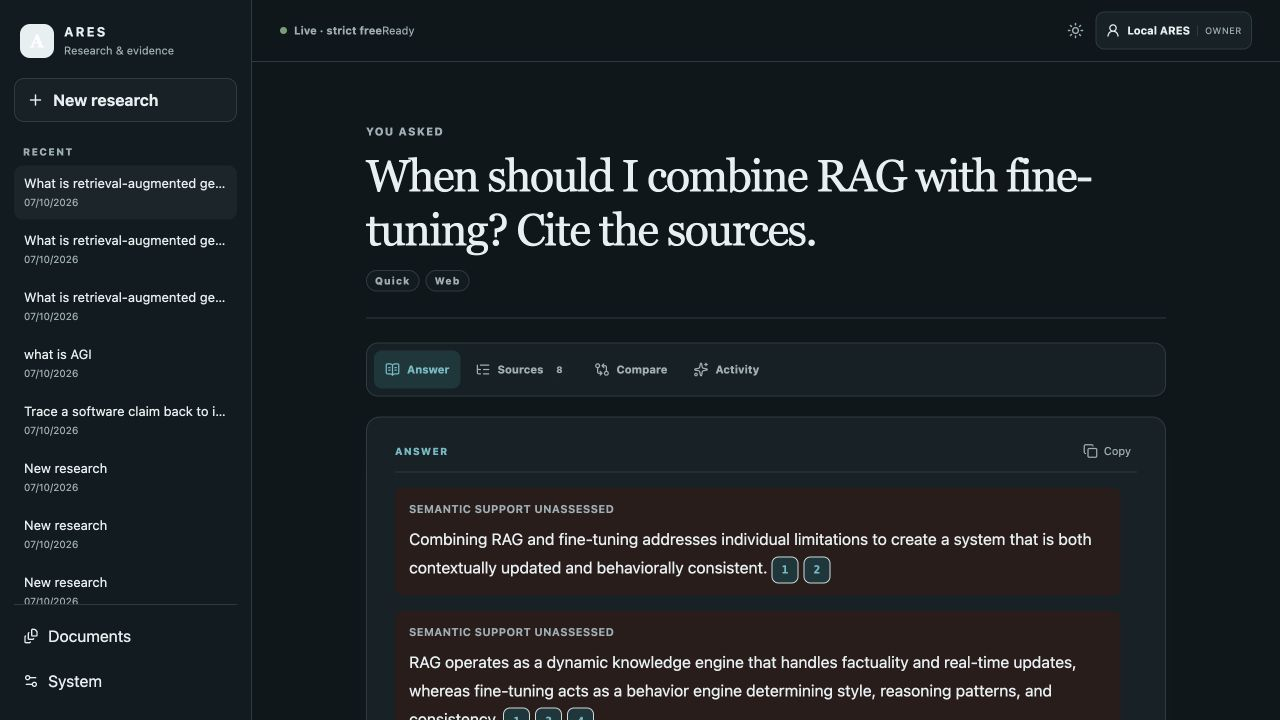
#> input picture evals/reports/live-e2e-2026-10-07/answer.jpg, 1280 x 720 px
$ python -i ocr_preprocessing.py   (imports and definitions only)
#> lines starting #> are read from the running program, lines starting #| are printed output that depends on the picture
#> further down, picture is the input picture: PIL image 1280x720 RGB; mean R, G, B 28.8, 34.2, 37.3
from __future__ import annotations

import io
import logging
from typing import Any

logger = logging.getLogger("ares.ocr_preprocessing")


# [11 lines left out: function _compute_projection_variance, not called in this run]


def detect_skew_angle(image: Any, max_angle: float = 15.0, step: float = 0.5) -> float:
    """Estimate page skew angle using horizontal projection profile variance.

    A properly aligned document has high variance across row projections
    because text lines create high peaks and whitespace creates deep troughs.
    """
#> called with max_angle = 15, step = 0.5
    try:
        from PIL import Image
    except ImportError:
        return 0.0

    # Downscale for performance during angle sweep
    img = image.convert("L")
    w, h = img.size
#> w = 1280; h = 720
    scale = min(1.0, 800.0 / max(w, h, 1))
#> scale = 0.625
    if scale < 1.0:
        new_w, new_h = max(1, int(w * scale)), max(1, int(h * scale))
#> new_w = 800; new_h = 450
        img = img.resize((new_w, new_h), Image.Resampling.BILINEAR)
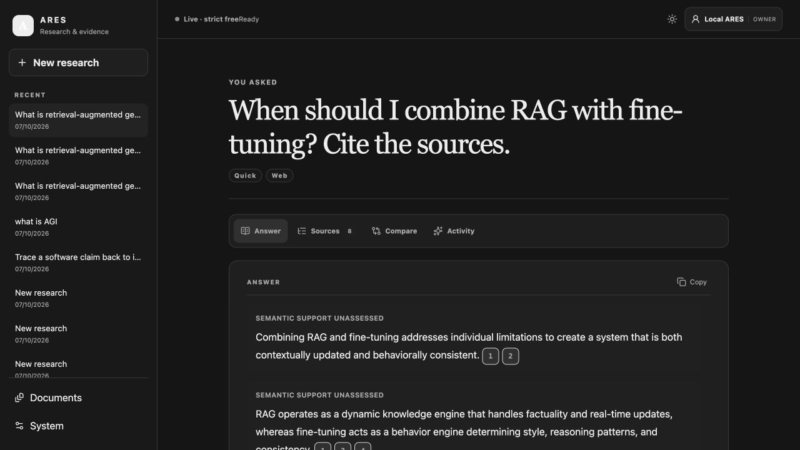
#> img: PIL image 800x450 L; min 17, max 254, mean 33

    # Simple Otsu-like thresholding to binary (text=1, background=0)
    # Most documents are dark text on light background
    get_pixels = getattr(img, "get_flattened_data", None) or img.getdata
    pixels = list(get_pixels())
#> pixels = 360000 items
    if not pixels:
        return 0.0
    threshold = sum(pixels) / len(pixels)
#> threshold = 33.03
    w, h = img.size
#> w = 800; h = 450

    best_angle = 0.0
    best_variance = -1.0

    num_steps = int((2 * max_angle) / step) + 1
    angles = [-max_angle + i * step for i in range(num_steps)]

    for angle in angles:
        # Rotate binarized representation or small image
        rotated = img.rotate(angle, resample=Image.Resampling.NEAREST, fillcolor=255)
        rot_get = getattr(rotated, "get_flattened_data", None) or rotated.getdata
        rot_pixels = list(rot_get())
        rw, rh = rotated.size
        # Row sums
        row_sums = [
            sum(1 for x in range(rw) if rot_pixels[y * rw + x] < threshold)
            for y in range(rh)
        ]
        n = len(row_sums)
        if n <= 1:
            continue
        mean = sum(row_sums) / n
        variance = sum((x - mean) ** 2 for x in row_sums) / (n - 1)

        if variance > best_variance:
            best_variance = variance
            best_angle = angle
#> this loop made 61 passes
#> (mean, variance, best_variance) on pass 1: (618.2, 16912.2, 16912.2)
#> (mean, variance) on passes 2 to 7: (620.7, 16411.4), (623.2, 15833.6), (625.8, 15304), (628.3, 14782.5), (630.8, 14318.9), (633.2, 13915.7)
#> pass 1, in detect_skew_angle, `rotated = img.rotate(angle, resample=Image.Resampling.NEAREST, fillcol..`:
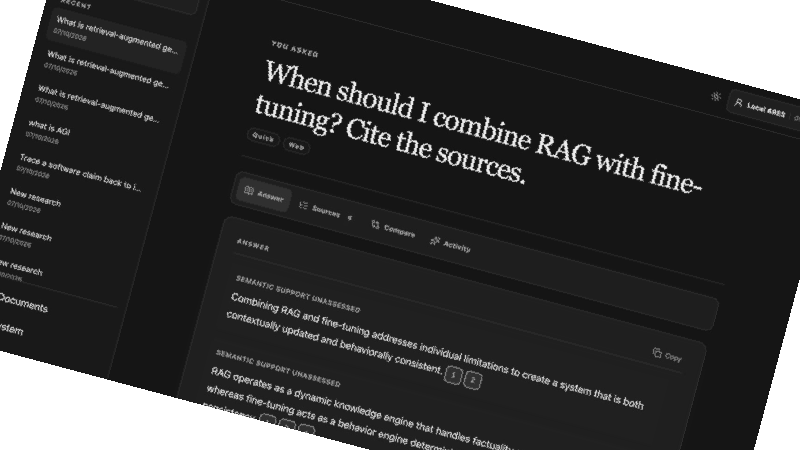
#> rotated: PIL image 800x450 L; min 17, max 255, mean 60.5
#> pass 2, in detect_skew_angle, `rotated = img.rotate(angle, resample=Image.Resampling.NEAREST, fillcol..`:
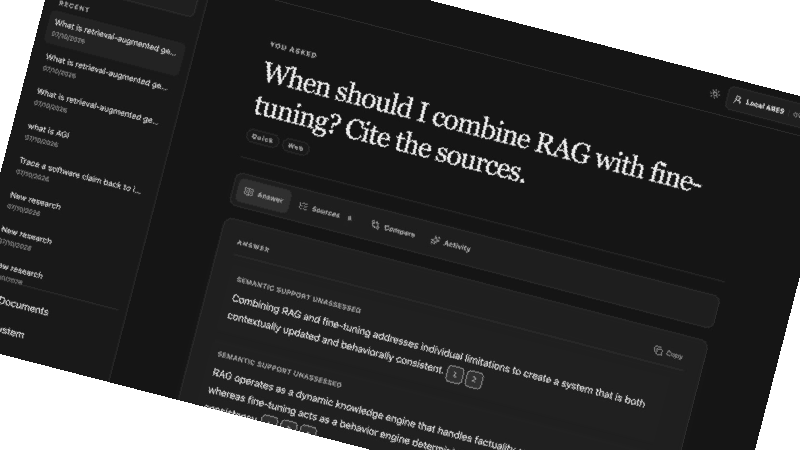
#> rotated: PIL image 800x450 L; min 17, max 255, mean 59.7
#> pass 3, in detect_skew_angle, `rotated = img.rotate(angle, resample=Image.Resampling.NEAREST, fillcol..`:
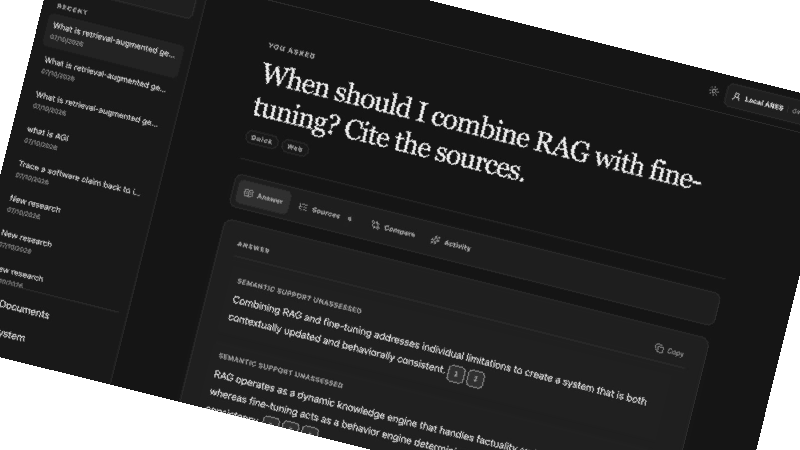
#> rotated: PIL image 800x450 L; min 17, max 255, mean 58.9
#> after the loop:
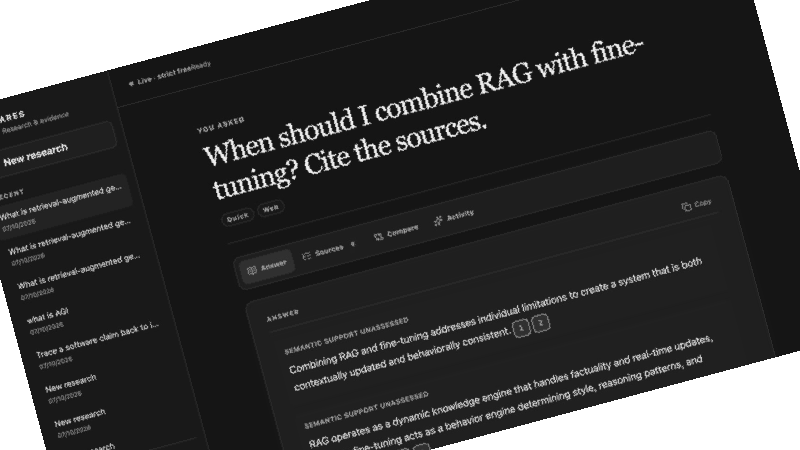
#> rotated: PIL image 800x450 L; min 17, max 255, mean 61
#> after the loop, best_angle = -15; best_variance = 16912.2

    return best_angle


# [64 lines left out: functions deskew_image, denoise_image, preprocess_ocr_image, not called in this run]

>>> from PIL import Image
>>> picture = Image.open('../../../../evals/reports/live-e2e-2026-10-07/answer.jpg')
>>> result = detect_skew_angle(picture)
#> result = -15

$ run again, on evals/reports/live-e2e-2026-10-07/chat-delete.jpg
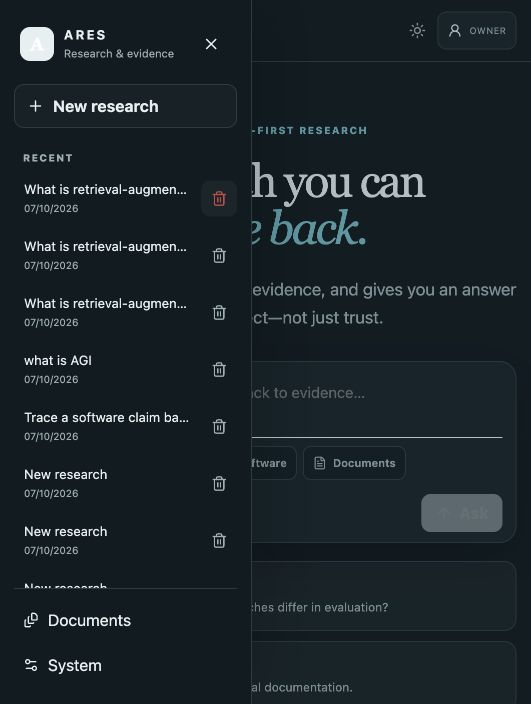
#> input picture evals/reports/live-e2e-2026-10-07/chat-delete.jpg, 531 x 704 px
#> picture is the input picture: PIL image 531x704 RGB; mean R, G, B 26.6, 36, 41.1
#> pixels = 373824 items
#> threshold = 33.83
#> the loop in detect_skew_angle, `for angle in angles:` made 61 passes
#> (mean, variance, best_variance) on pass 1: (423.9, 4386, 4386)
#> pass 1, in detect_skew_angle, `rotated = img.rotate(angle, resample=Image.Resampling.NEAREST, fillcol..`:
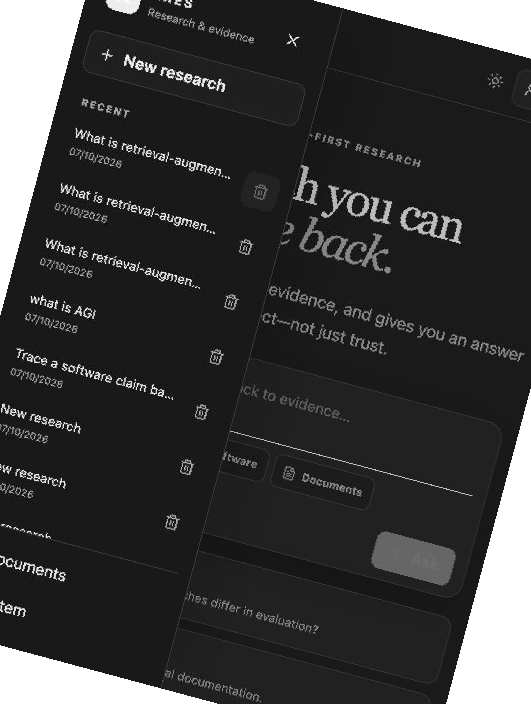
#> rotated: PIL image 531x704 L; min 1, max 255, mean 57.3
#> after the loop in detect_skew_angle, `for angle in angles:`:
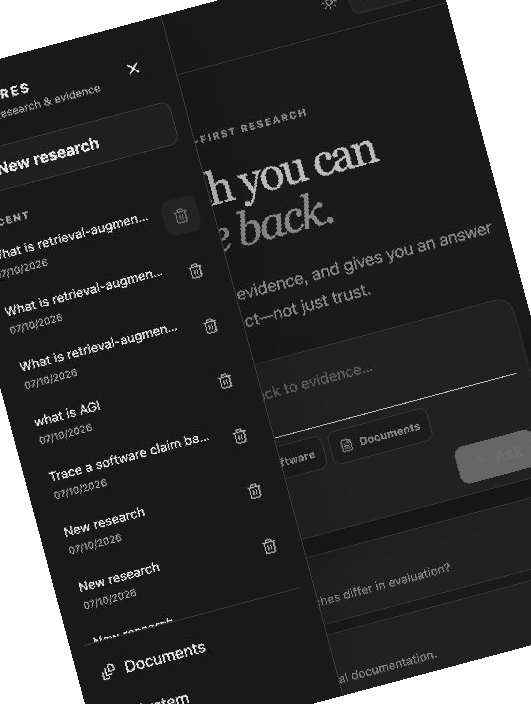
#> rotated: PIL image 531x704 L; min 1, max 255, mean 57.1
#> after the loop in detect_skew_angle, `for angle in angles:`: best_angle = -15; best_variance = 4386
#> result = -15
